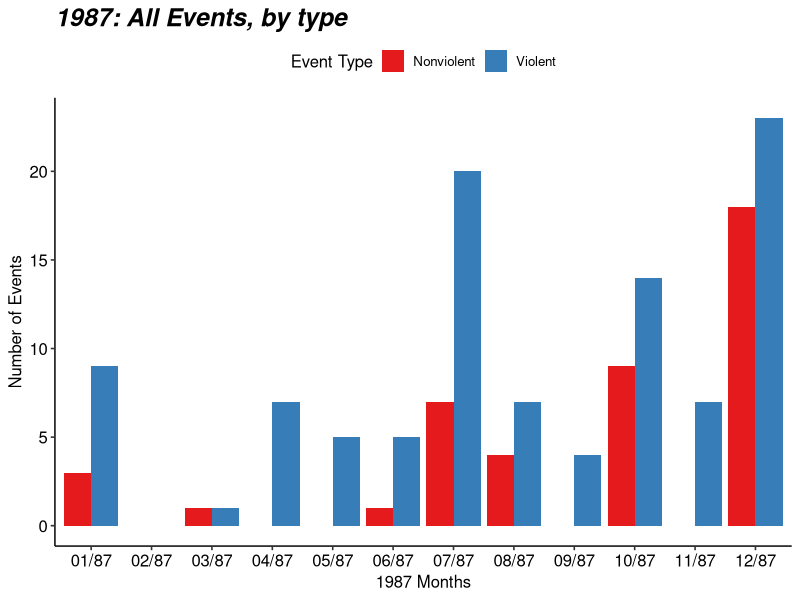
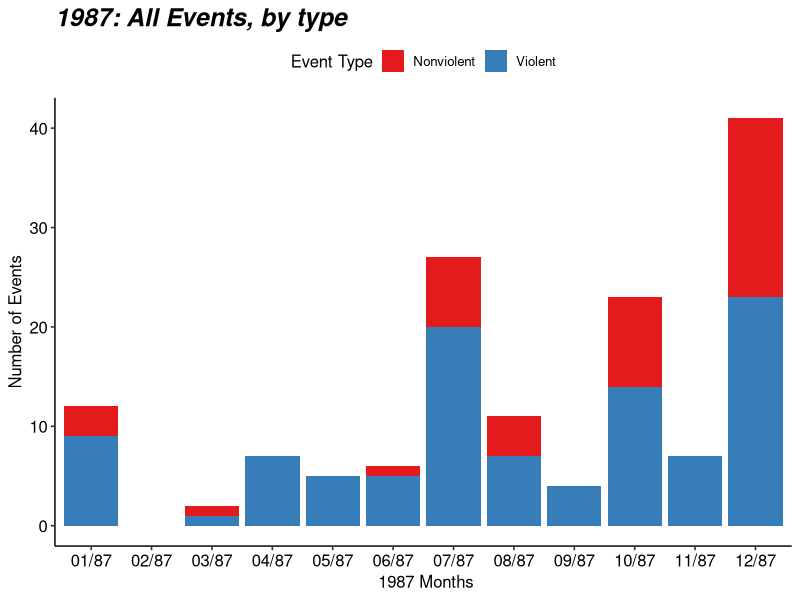

The R script that drew these images, in order:
## Post factum paper
## Events plot
## Rotem Dvir, June 2020

setwd("~/Dropbox/TAMU/Extra_Projects/Git_edits/post_factum")

library(ggplot2)
library(tidyverse)
library(ggpubr)

##  Build dataset of total events, by month and by type
dat1 = data.frame(
  date=factor(c("01/87", "02/87", "03/87", "04/87", "05/87", 
                "06/87", "07/87", "08/87", "09/87", "10/87", 
                "11/87", "12/87")),
  variable=c(9, 0, 1, 7, 5, 5, 20, 7, 4, 14, 7, 23, 3, 0, 1, 0, 0, 
             1, 7, 4, 0, 9, 0, 18), levels=c("Violent", "Violent", "Violent", "Violent", "Violent", "Violent", 
                                             "Violent", "Violent", "Violent", "Violent", "Violent", "Violent", 
                                             "Nonviolent", "Nonviolent", "Nonviolent", "Nonviolent", 
                                             "Nonviolent", "Nonviolent", "Nonviolent", "Nonviolent", 
                                             "Nonviolent", "Nonviolent", "Nonviolent", "Nonviolent"))

# Two columns PLOT
g_barplot <- ggplot(data=dat1, aes(x=date, y=variable, fill=levels)) +
  geom_bar(stat="identity", position=position_dodge()) +  
  xlab("1987 Months") +
  ylab("Number of Events") +
  theme_pubr() +
  labs(fill = "Event Type") + 
  ggtitle("1987: All Events, by type")

g_barplot + theme(
  plot.title = element_text(size = 18, face = "bold.italic")) +
  scale_fill_brewer(palette="Set1")


## Stacked plot
s_barplot <- ggplot(dat1, aes(x=date, y=variable, fill=levels)) +
  geom_bar(stat="identity") +
  xlab(" 1987 Months") +
  ylab("Number of Events") +
  theme_pubr() +
  labs(fill = "Event Type") + 
  ggtitle("1987: All Events, by type")

s_barplot + theme(
  plot.title = element_text(size = 18, face = "bold.italic")) +
  scale_fill_brewer(palette="Set1")
